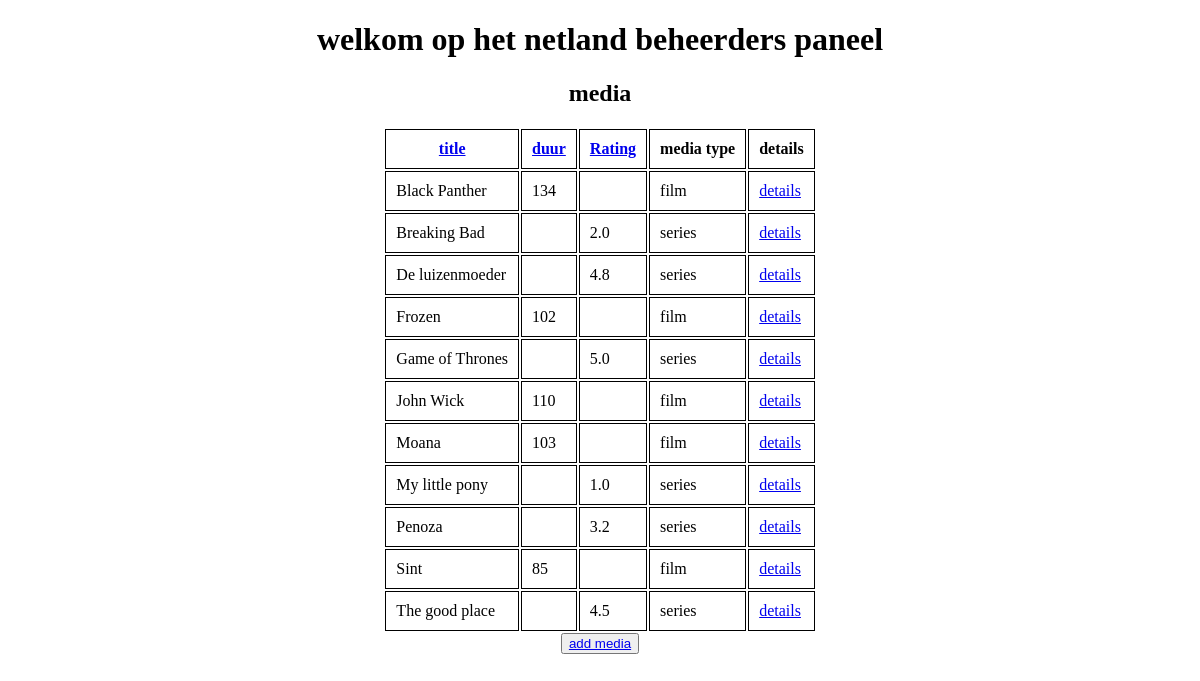
The page / on the database its author committed.
### tables this page shows
CREATE TABLE `media` (
    id MEDIUMINT NOT NULL AUTO_INCREMENT PRIMARY KEY,
    title VARCHAR(100) NULL,
    length_in_minutes INTEGER NULL,
    released_at DATE NULL,
    country_of_origin VARCHAR(2) NULL,
    summary TEXT NULL,
    youtube_trailer_id VARCHAR(20) NULL,
    rating DECIMAL(2,1) NULL,
    has_won_awards INT NULL,
    seasons INT NULL,
    spoken_in_language ENUM('NL', 'EN') NULL,
    types ENUM ('film', 'series') NULL
);

### index.php (the view, shortened to what this page needs)
<?php
$host = 'localhost';
$db   = 'netland';
$user = 'bit_academy';
$pass = 'bit_academy';
$charset = 'utf8mb4';
$dsn = "mysql:host=$host;dbname=$db;charset=$charset";
$options = [
    PDO::ATTR_ERRMODE            => PDO::ERRMODE_EXCEPTION,
    PDO::ATTR_DEFAULT_FETCH_MODE => PDO::FETCH_ASSOC,
    PDO::ATTR_EMULATE_PREPARES   => false,
];
$pdo = new PDO($dsn, $user, $pass, $options);
$full_order = $_GET['full_order'];
$full_order_by = $_GET['full_order_by'];
$test_full_info = $pdo->query("SELECT * FROM media ORDER BY $full_order $full_order_by");
$full_info = $test_full_info->fetchAll();
?>
<!DOCTYPE html>
<html lang="en">
    <head>
    </head>
    <body>
        <h1 class="bold_large"> welkom op het netland beheerders paneel </h1>
        <h2> media </h2>
        <table>
        <th><a href=index.php?full_order=title&full_order_by=asc>title</a></th>
        <th><a href=index.php?full_order=length_in_minutes&full_order_by=desc>duur</a></th>
        <th><a href=index.php?full_order=rating&full_order_by=desc>Rating</a></th>
        <th>media type</th>
        <th>details</th>
        <?php
        foreach ($full_info as $c) {?>
        <tr>
        <td><?= $c['title'] ?></td>
        <td><?= $c['length_in_minutes'] ?></td>
        <td><?= $c['rating'] ?></td>
        <td><?= $c['types'] ?></td>
        <td><a href=detail.php?id=<?= $c['id'] ?>&type=<?= $c['types'] ?>> details</a></td>
        </tr>
        <?php } ?>
        </table>
        <div>
        <button><a href=insert.php>add media</button>
        </div>
    </body>
</html>

### index.php (style rules this page uses)
td, th { border: 1px solid black; padding: 10px; }
h2 { text-align: center; }
table { margin-left: auto; margin-right: auto; }
h1 { text-align: center; }
.bold_large { font-weight: bold; }
div { text-align: center; }

### rows shown on the page
media: title "Black Panther", length_in_minutes "134", types "film"
media: title "Breaking Bad", rating "2.0", types "series"
media: title "De luizenmoeder", rating "4.8", types "series"
media: title "Frozen", length_in_minutes "102", types "film"
media: title "Game of Thrones", rating "5.0", types "series"
media: title "John Wick", length_in_minutes "110", types "film"
media: title "Moana", length_in_minutes "103", types "film"
media: title "My little pony", rating "1.0", types "series"
media: title "Penoza", rating "3.2", types "series"
media: title "Sint", length_in_minutes "85", types "film"
media: title "The good place", rating "4.5", types "series"
